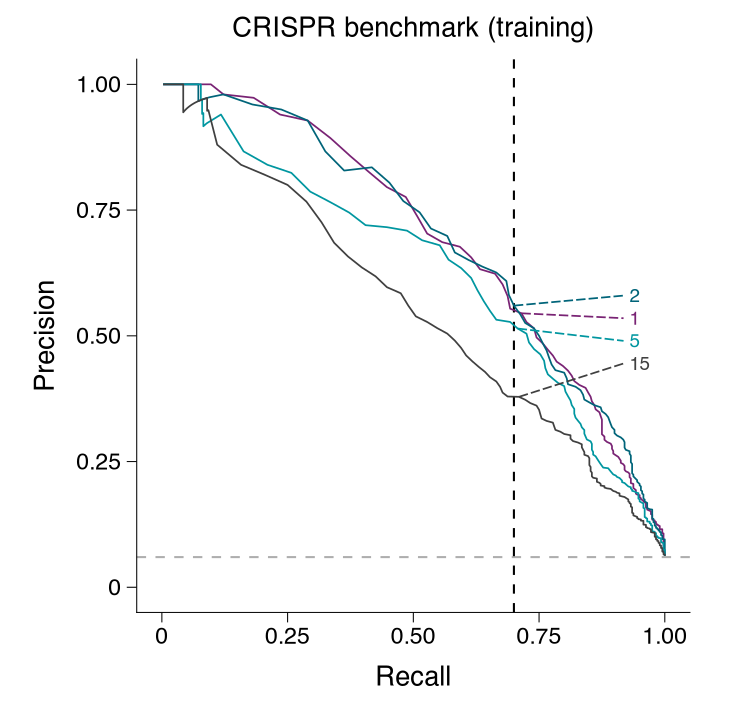

Write R code to recreate this figure.
# PR-curve panel in the scE2G Fig. 2b style (see skill recipe 1 / figures/fig2b_pr.R).
#   Rscript pr_panel.R   # -> pr_panel.{pdf,png}
suppressPackageStartupMessages({ library(ggplot2); library(dplyr) })
source("R/theme_sce2g.R")
S <- sce2g$type$size_pt; N <- sce2g$color$neutral
txt <- function(size = S$tick_label) size / .pt
chance <- 0.06; op_recall <- 0.7

pr <- read.csv("pr_curves.csv") %>% mutate(id = factor(predictor_id)) %>% arrange(id, recall)

# labels: anchor each curve at its 0.7 crossing, stack the numbers right of the line in order of
# precision there (paper group 1); leader ends just short of the text
lab <- pr %>% group_by(id) %>% filter(recall >= op_recall) %>% slice(1) %>% ungroup() %>%
  arrange(desc(precision)) %>%
  mutate(x = recall, y = precision, lx = .93, ly = max(y) + .02 - (row_number() - 1) * .045, ex = lx - .012, ey = ly)

p <- ggplot(pr, aes(recall, precision, colour = id)) +
  geom_hline(yintercept = chance, linetype = "33", colour = N$chance_line, linewidth = pt_mm(.5)) +
  geom_vline(xintercept = op_recall, linetype = "33", linewidth = pt_mm(.5)) +
  geom_path(linewidth = pt_mm(.42)) +
  geom_segment(data = lab, aes(x = x, y = y, xend = ex, yend = ey, colour = id), linetype = "31", linewidth = pt_mm(.42)) +
  geom_text(data = lab, aes(lx, ly, label = id, colour = id), hjust = 0, size = txt(S$annotation), family = sce2g_font) +
  scale_colour_predictor(guide = "none") +
  scale_x_fraction(labels = c("0", "0.25", "0.50", "0.75", "1.00")) +
  scale_y_fraction(labels = c("0", "0.25", "0.50", "0.75", "1.00")) +
  coord_cartesian(xlim = c(0, 1), ylim = c(0, 1), clip = "off") +
  labs(x = "Recall", y = "Precision", title = "CRISPR benchmark (training)") +
  theme_sce2g() + theme(aspect.ratio = 1)

save_panel(p, "pr_panel.pdf", width_mm = 62, height_mm = 60)
save_panel(p, "pr_panel.png", width_mm = 62, height_mm = 60)
